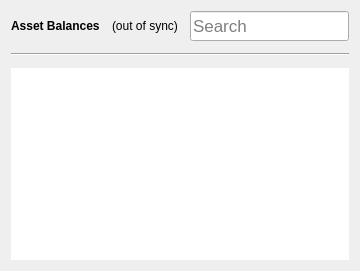
                                <widget class="QFrame" name="assetFrame">
                                    <property name="minimumSize">
                                        <size>
                                            <width>350</width>
                                            <height>150</height>
                                        </size>
                                    </property>
                                    <property name="autoFillBackground">
                                        <bool>true</bool>
                                    </property>
                                    <property name="frameShape">
                                        <enum>QFrame::NoFrame</enum>
                                    </property>
                                    <property name="frameShadow">
                                        <enum>QFrame::Plain</enum>
                                    </property>
                                    <property name="lineWidth">
                                        <number>0</number>
                                    </property>
                                    <layout class="QVBoxLayout" name="verticalLayout_7">
                                        <property name="spacing">
                                            <number>12</number>
                                        </property>
                                        <item>
                                            <layout class="QHBoxLayout" name="assetBalanceHorizontalLayout">
                                                <item alignment="Qt::AlignVCenter">
                                                    <widget class="QLabel" name="assetBalanceLabel">
                                                        <property name="font">
                                                            <font>
                                                                <weight>75</weight>
                                                                <bold>true</bold>
                                                            </font>
                                                        </property>
                                                        <property name="text">
                                                            <string>Asset Balances</string>
                                                        </property>
                                                    </widget>
                                                </item>
                                                <item>
                                                    <widget class="QLabel" name="labelAssetStatus">
                                                        <property name="text">
                                                            <string>(out of sync)</string>
                                                        </property>
                                                    </widget>
                                                </item>
                                                <item alignment="Qt::AlignBottom">
                                                    <widget class="QLineEdit" name="assetSearch">
                                                        <property name="sizePolicy">
                                                            <sizepolicy hsizetype="Expanding" vsizetype="Preferred">
                                                                <horstretch>0</horstretch>
                                                                <verstretch>0</verstretch>
                                                            </sizepolicy>
                                                        </property>
                                                        <property name="minimumSize">
                                                            <size>
                                                                <width>0</width>
                                                                <height>30</height>
                                                            </size>
                                                        </property>
                                                        <property name="maximumSize">
                                                            <size>
                                                                <width>16777215</width>
                                                                <height>30</height>
                                                            </size>
                                                        </property>
                                                        <property name="sizeIncrement">
                                                            <size>
                                                                <width>0</width>
                                                                <height>0</height>
                                                            </size>
                                                        </property>
                                                        <property name="baseSize">
                                                            <size>
                                                                <width>0</width>
                                                                <height>0</height>
                                                            </size>
                                                        </property>
                                                        <property name="font">
                                                            <font>
                                                                <pointsize>13</pointsize>
                                                            </font>
                                                        </property>
                                                        <property name="maxLength">
                                                            <number>32</number>
                                                        </property>
                                                        <property name="frame">
                                                            <bool>true</bool>
                                                        </property>
                                                        <property name="alignment">
                                                            <set>Qt::AlignLeading|Qt::AlignLeft|Qt::AlignVCenter</set>
                                                        </property>
                                                        <property name="placeholderText">
                                                            <string>Search</string>
                                                        </property>
                                                        <property name="clearButtonEnabled">
                                                            <bool>true</bool>
                                                        </property>
                                                    </widget>
                                                </item>
                                            </layout>
                                        </item>
                                        <item>
                                            <widget class="Line" name="assetBalanceLine">
                                                <property name="orientation">
                                                    <enum>Qt::Horizontal</enum>
                                                </property>
                                            </widget>
                                        </item>
                                        <item>
                                            <widget class="QListView" name="listAssets">
                                                <property name="frameShape">
                                                    <enum>QFrame::NoFrame</enum>
                                                </property>
                                                <property name="lineWidth">
                                                    <number>0</number>
                                                </property>
                                                <property name="verticalScrollMode">
                                                    <enum>QAbstractItemView::ScrollPerItem</enum>
                                                </property>
                                            </widget>
                                        </item>
                                    </layout>
                                </widget>
